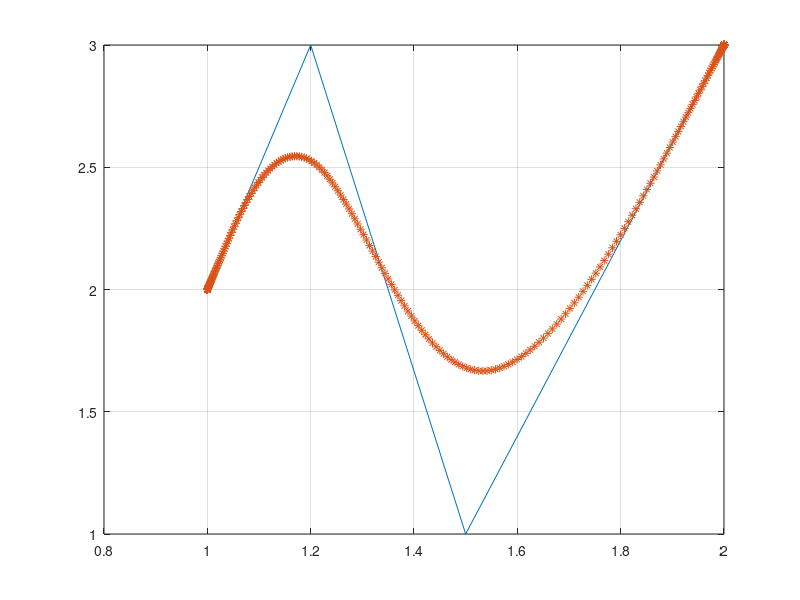

MATLAB code to generate this figure:
m=50;
control_point =[ 1,2;1,2;1,2; 1,2; 1.2,3; 1.5,1;  2,3; 2,3; 2,3; 2,3];

plot(control_point(:,1), control_point(:,2));
hold on;
grid on;


n=size(control_point);
n=n(1);
matrix = 1/6*[-1 3 -3 1; 3 -6 3 0; -3 0 3 0;1 4 1 0];
x=zeros(500,1);
y=zeros(500,1);
c=1;
for i=1:n-3
    P=zeros(4,2);
    P(1,1) = control_point(i,1);
    P(2,1) = control_point(i+1,1);
    P(3,1) = control_point(i+2,1);
    P(4,1) = control_point(i+3,1);
    P(1,2) = control_point(i,2);
    P(2,2) = control_point(i+1,2);
    P(3,2) = control_point(i+2,2);
    P(4,2) = control_point(i+3,2);
    res = matrix*P;
    
    for j=0:m-1
        t = j/m;
        x(c) = ((res(1,1)*t+res(2,1))*t+res(3,1))*t+res(4,1);
        y(c)= ((res(1,2)*t+res(2,2))*t+res(3,2))*t+res(4,2);
        c=c+1;        
    end
    
end

plot(x(1:c-1), y(1:c-1), '*');

